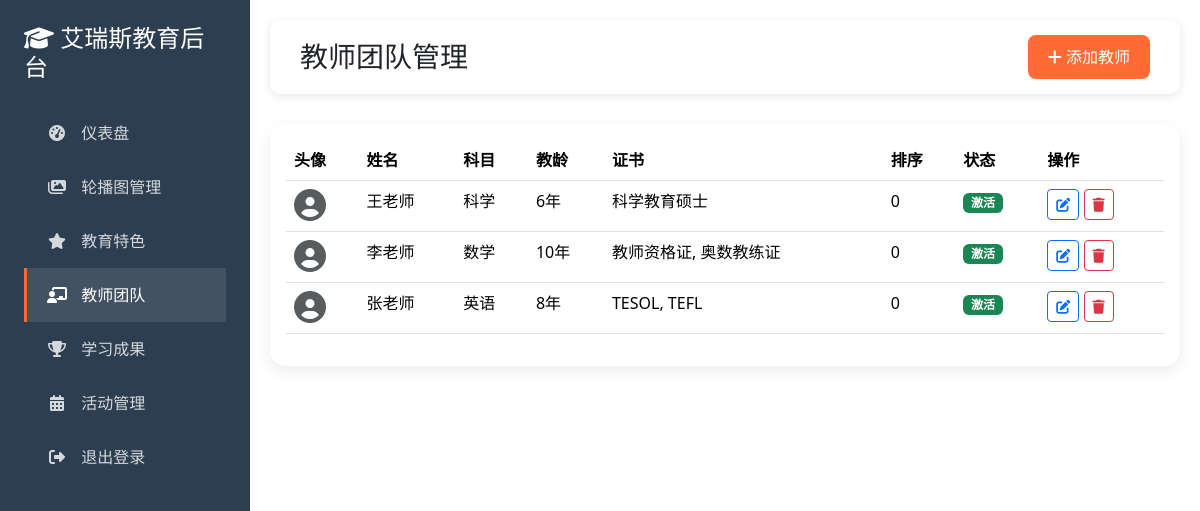
The app's page /admin/teachers.php (signed in) with its own data.
### tables this page shows
CREATE TABLE IF NOT EXISTS teachers (
    id INT AUTO_INCREMENT PRIMARY KEY,
    name VARCHAR(100) NOT NULL,
    subject VARCHAR(100) NOT NULL,
    experience INT DEFAULT 0,
    description TEXT,
    certificates TEXT,
    avatar_url VARCHAR(500),
    specialties TEXT,
    sort_order INT DEFAULT 0,
    status ENUM('active', 'inactive') DEFAULT 'active',
    created_at TIMESTAMP DEFAULT CURRENT_TIMESTAMP,
    updated_at TIMESTAMP DEFAULT CURRENT_TIMESTAMP ON UPDATE CURRENT_TIMESTAMP
);

### admin/teachers.php (the view, shortened to what this page needs)
<?php
$db = Database::getInstance()->getConnection();
$teachers = $db->query("SELECT * FROM teachers ORDER BY sort_order ASC, id DESC")->fetchAll();
$edit_teacher = null;
?>
<!DOCTYPE html>
<html lang="zh-CN">
<head>
    <link href="https://cdn.jsdelivr.net/npm/bootstrap@5.3.2/dist/css/bootstrap.min.css" rel="stylesheet">
    <link href="https://cdnjs.cloudflare.com/ajax/libs/font-awesome/6.4.0/css/all.min.css" rel="stylesheet">
</head>
<body>
    <?php include 'sidebar.php'; ?>
    <div class="main-content">
        <div class="header">
            <div class="d-flex justify-content-between align-items-center">
                <h3 class="mb-0">教师团队管理</h3>
                <a href="teachers.php?action=add" class="btn btn-primary">
                    <i class="fas fa-plus"></i> 添加教师
                </a>
            </div>
        </div>
        <?php if (isset($_GET['action']) && $_GET['action'] === 'add' || $edit_teacher): ?>
            <div class="card">
                <div class="card-header">
                    <h5 class="card-title"><?php echo $edit_teacher ? '编辑教师信息' : '添加教师'; ?></h5>
                </div>
                <div class="card-body">
                    <form method="POST">
                        <input type="hidden" name="action" value="<?php echo $edit_teacher ? 'edit' : 'add'; ?>">
                        <?php if ($edit_teacher): ?>
                            <input type="hidden" name="id" value="<?php echo $edit_teacher['id']; ?>">
                        <?php endif; ?>
                        <div class="row">
                            <div class="col-md-6">
                                <div class="mb-3">
                                    <label class="form-label">姓名</label>
                                    <input type="text" class="form-control" name="name"
                                           value="<?php echo $edit_teacher ? $edit_teacher['name'] : ''; ?>" required>
                                </div>
                            </div>
                            <div class="col-md-6">
                                <div class="mb-3">
                                    <label class="form-label">科目</label>
                                    <input type="text" class="form-control" name="subject"
                                           value="<?php echo $edit_teacher ? $edit_teacher['subject'] : ''; ?>" required>
                                </div>
                            </div>
                        </div>
                        <div class="row">
                            <div class="col-md-4">
                                <div class="mb-3">
                                    <label class="form-label">教龄（年）</label>
                                    <input type="number" class="form-control" name="experience"
                                           value="<?php echo $edit_teacher ? $edit_teacher['experience'] : '0'; ?>" required>
                                </div>
                            </div>
                            <div class="col-md-4">
                                <div class="mb-3">
                                    <label class="form-label">排序</label>
                                    <input type="number" class="form-control" name="sort_order"
                                           value="<?php echo $edit_teacher ? $edit_teacher['sort_order'] : '0'; ?>" required>
                                </div>
                            </div>
                            <div class="col-md-4">
                                <div class="mb-3">
                                    <label class="form-label">头像URL</label>
                                    <input type="text" class="form-control" name="avatar_url"
                                           value="<?php echo $edit_teacher ? $edit_teacher['avatar_url'] : ''; ?>">
                                    <?php if ($edit_teacher && $edit_teacher['avatar_url']): ?>
                                        <img src="<?php echo $edit_teacher['avatar_url']; ?>" class="preview-image" alt="预览">
                                    <?php endif; ?>
                                </div>
                            </div>
                        </div>
                        <div class="mb-3">
                            <label class="form-label">教师描述</label>
                            <textarea class="form-control" name="description" rows="3" required><?php echo $edit_teacher ? $edit_teacher['description'] : ''; ?></textarea>
                        </div>
                        <div class="row">
                            <div class="col-md-6">
                                <div class="mb-3">
                                    <label class="form-label">证书资质</label>
                                    <textarea class="form-control" name="certificates" rows="2" placeholder="用逗号分隔多个证书"><?php echo $edit_teacher ? $edit_teacher['certificates'] : ''; ?></textarea>
                                </div>
                            </div>
                            <div class="col-md-6">
                                <div class="mb-3">
                                    <label class="form-label">教学专长</label>
                                    <textarea class="form-control" name="specialties" rows="2" placeholder="用逗号分隔多个专长"><?php echo $edit_teacher ? $edit_teacher['specialties'] : ''; ?></textarea>
                                </div>
                            </div>
                        </div>
                        <?php if ($edit_teacher): ?>
                            <div class="mb-3">
                                <label class="form-label">状态</label>
                                <select class="form-control" name="status">
                                    <option value="active" <?php echo $edit_teacher['status'] === 'active' ? 'selected' : ''; ?>>激活</option>
                                    <option value="inactive" <?php echo $edit_teacher['status'] === 'inactive' ? 'selected' : ''; ?>>禁用</option>
                                </select>
                            </div>
                        <?php endif; ?>
                        <div class="d-flex gap-2">
                            <button type="submit" class="btn btn-primary">保存</button>
                            <a href="teachers.php" class="btn btn-secondary">取消</a>
                        </div>
                    </form>
                </div>
            </div>
        <?php else: ?>
            <div class="card">
                <div class="card-body">
                    <?php if (empty($teachers)): ?>
                        <p class="text-muted text-center">暂无教师数据</p>
                    <?php else: ?>
                        <div class="table-responsive">
                            <table class="table table-hover">
                                <thead>
                                    <tr>
                                        <th>头像</th>
                                        <th>姓名</th>
                                        <th>科目</th>
                                        <th>教龄</th>
                                        <th>证书</th>
                                        <th>排序</th>
                                        <th>状态</th>
                                        <th>操作</th>
                                    </tr>
                                </thead>
                                <tbody>
                                    <?php foreach ($teachers as $teacher): ?>
                                        <tr>
                                            <td>
                                                <?php if ($teacher['avatar_url']): ?>
                                                    <img src="<?php echo $teacher['avatar_url']; ?>" alt="<?php echo $teacher['name']; ?>" class="rounded-circle" width="50" height="50">
                                                <?php else: ?>
                                                    <i class="fas fa-user-circle fa-2x text-muted"></i>
                                                <?php endif; ?>
                                            </td>
                                            <td><?php echo $teacher['name']; ?></td>
                                            <td><?php echo $teacher['subject']; ?></td>
                                            <td><?php echo $teacher['experience']; ?>年</td>
                                            <td><?php echo mb_strlen($teacher['certificates']) > 20 ? mb_substr($teacher['certificates'], 0, 20) . '...' : $teacher['certificates']; ?></td>
                                            <td><?php echo $teacher['sort_order']; ?></td>
                                            <td>
                                                <span class="badge bg-<?php echo $teacher['status'] === 'active' ? 'success' : 'secondary'; ?>">
                                                    <?php echo $teacher['status'] === 'active' ? '激活' : '禁用'; ?>
                                                </span>
                                            </td>
                                            <td>
                                                <a href="teachers.php?edit=<?php echo $teacher['id']; ?>" class="btn btn-sm btn-outline-primary">
                                                    <i class="fas fa-edit"></i>
                                                </a>
                                                <form method="POST" style="display: inline-block;" onsubmit="return confirm('确定删除这位教师吗？')">
                                                    <button type="submit" class="btn btn-sm btn-outline-danger">
                                                        <i class="fas fa-trash"></i>
                                                    </button>
                                                </form>
                                            </td>
                                        </tr>
                                    <?php endforeach; ?>
                                </tbody>
                            </table>
                        </div>
                    <?php endif; ?>
                </div>
            </div>
        <?php endif; ?>
    </div>
</body>
</html>

### admin/sidebar.php (style rules this page uses)
.main-content { margin-left: 250px; padding: 20px; }
.header { background: white; padding: 15px 30px; border-radius: 10px; box-shadow: 0 2px 10px rgba(0, 0, 0, 0.1); margin-bottom: 30px; }
.card { border: none; border-radius: 15px; box-shadow: 0 5px 15px rgba(0, 0, 0, 0.08); margin-bottom: 30px; }
.btn-primary { background: #FF6B35; border: none; padding: 10px 20px; border-radius: 8px; font-weight: 500; }

### records on screen
teachers: name "王老师", subject "科学", experience "6", certificates "科学教育硕士", sort_order "0", status "激活"
teachers: name "李老师", subject "数学", experience "10", certificates "教师资格证, 奥数教练证", sort_order "0", status "激活"
teachers: name "张老师", subject "英语", experience "8", certificates "TESOL, TEFL", sort_order "0", status "激活"
